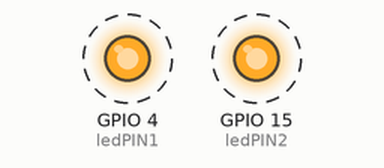
Bench run of a sketch on a simulated ESP32. On the bench: output pins drawn as LEDs (lit = HIGH). Dashed ring = blinking.

Above: at 0.05 s.
Timing chart, 0 to 3.0 s (numbered marks = the images above):
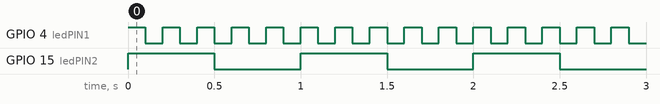

The sketch:

lab3.ino
```cpp
  /*
    ESP32 จะมี library ของ RTOS มาให้แล้วในขณะที่ ESP8266 จะต้องติดตั้ง library ต่างหาก
    ส่งผลให้สามารถใช้งาน RTOS ได้โดยที่ไม่ต้องติดตั้ง library ใดๆ
    RTOS จะแบ่งงานเป็นแต่ละงานซึ่งจะทำงานแยกออกจากกันเรียกว่า Task
    โค้ดการทำงานของแต่ละงานจะไม่อยู่ใน loop() และจะมีฟังก์ชันเป็นของตัวเอง โดยแต่ละ Task จะทำงานแบบวนลูปอยู่แล้ว
  */

#define ledPIN1 4
#define ledPIN2 15

void setup() {

  /*
    สร้าง task ด้วยคำสั่ง xTaskCreate() มี parameter ดังนี้
    xTaskCreate( pvTaskCode, pcName, usStackDepth, pvParameters, uxPriority, pxCreatedTask)
  */
  xTaskCreate(&first_task, "first_task", 1024, NULL, 5, NULL);  // สร้าง task ที่ 1
  xTaskCreate(&second_task,"second_task",1024, NULL, 5, NULL);  // สร้าง task ที่ 2

}
// ฟังก์ชัน loop ไม่ได้ใช้งาน เนื่องจากฟังก์ชันแต่ละงานจะทำงานแบบวนลูปอยู่แล้ว
void loop() {
}

/*
  สร้างฟังก์ชันการทำงานสำหรับ task ที่ 1
*/
void first_task(void *pvParameter){       // ไม่ส่งค่า parameterใดๆเข้าฟังก์ชัน

  pinMode(ledPIN1,OUTPUT);

  while(true) {
    digitalWrite(ledPIN1, HIGH);
    vTaskDelay(100 / portTICK_RATE_MS);   // คำสั่ง vTaskDelay สำหรับกำหนดดีเลย์ให้กับการทำงานแบบ multitasking
    digitalWrite(ledPIN1, LOW);
    vTaskDelay(100 / portTICK_RATE_MS);
  }
}

/*
  สร้างฟังก์ชันการทำงานสำหรับ task ที่ 2
*/
void second_task(void *pvParameter){

  pinMode(ledPIN2,OUTPUT);

  while(true) {
    digitalWrite(ledPIN2, HIGH);
    vTaskDelay(500 / portTICK_RATE_MS);
    digitalWrite(ledPIN2, LOW);
    vTaskDelay(500 / portTICK_RATE_MS);
  }
}
```

Measured:
- by itself, GPIO 4 (ledPIN1): alternates HIGH for 0.10 s and LOW for 0.10 s
- by itself, GPIO 15 (ledPIN2): alternates HIGH for 0.50 s and LOW for 0.50 s
